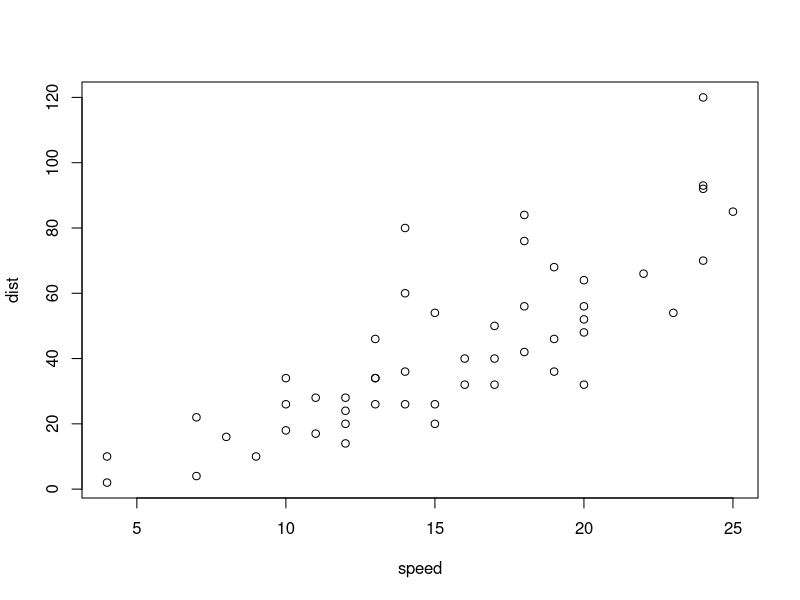
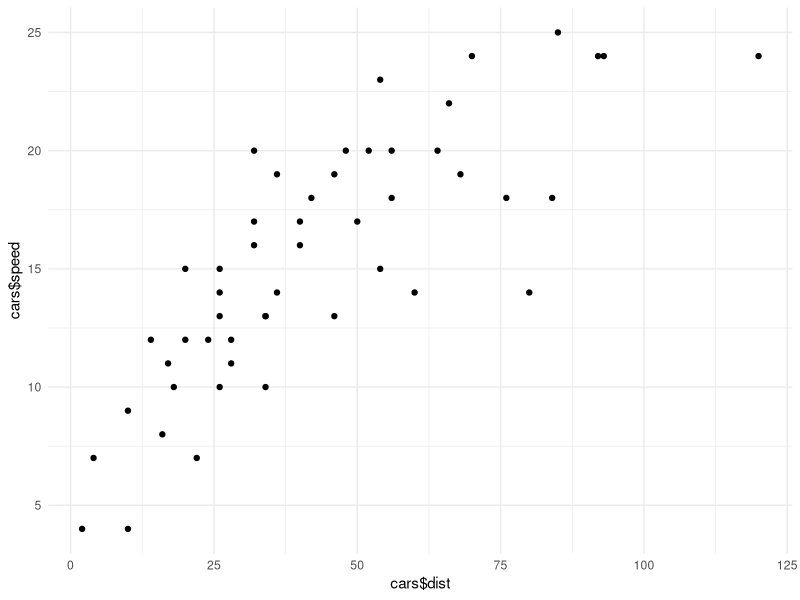
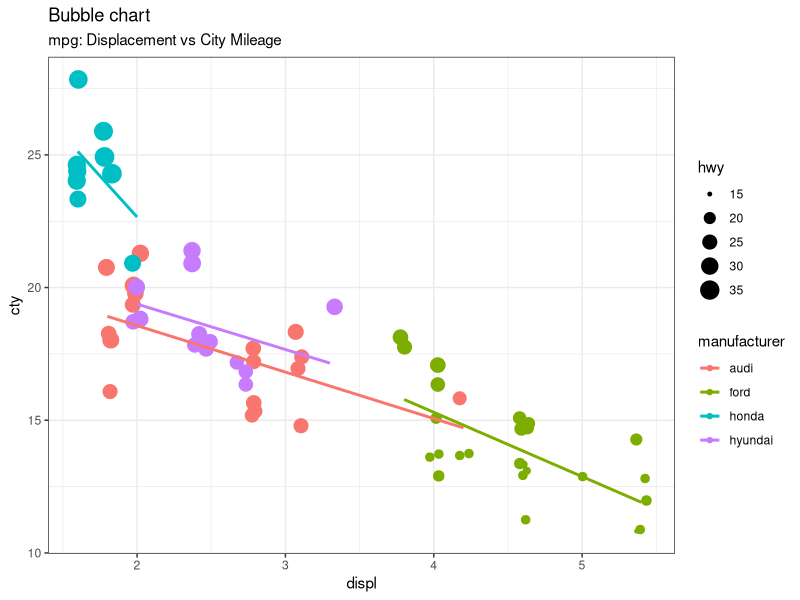

Write R code to recreate these figures, in order.
## ---- chunk 1
plot(cars)
2+2
db <- c("foo","bar")
## ---- chunk 2
# You can still comment inside blocks of code: 
# and you can load libraries
library(ggplot2)

quickplot(cars$speed,cars$dist) +
  coord_flip()+
  theme_minimal()
## ---- chunk 3
# load package and data
library(ggplot2)
data(mpg, package="ggplot2")
# mpg <- read.csv("http://goo.gl/uEeRGu")

mpg_select <- mpg[mpg$manufacturer %in% c("audi", "ford", "honda", "hyundai"), ]

# Scatterplot
theme_set(theme_bw())  # pre-set the bw theme.
g <- ggplot(mpg_select, aes(displ, cty)) + 
  labs(subtitle="mpg: Displacement vs City Mileage",
       title="Bubble chart")

g + geom_jitter(aes(col=manufacturer, size=hwy)) + 
  geom_smooth(aes(col=manufacturer), method="lm", se=F)
